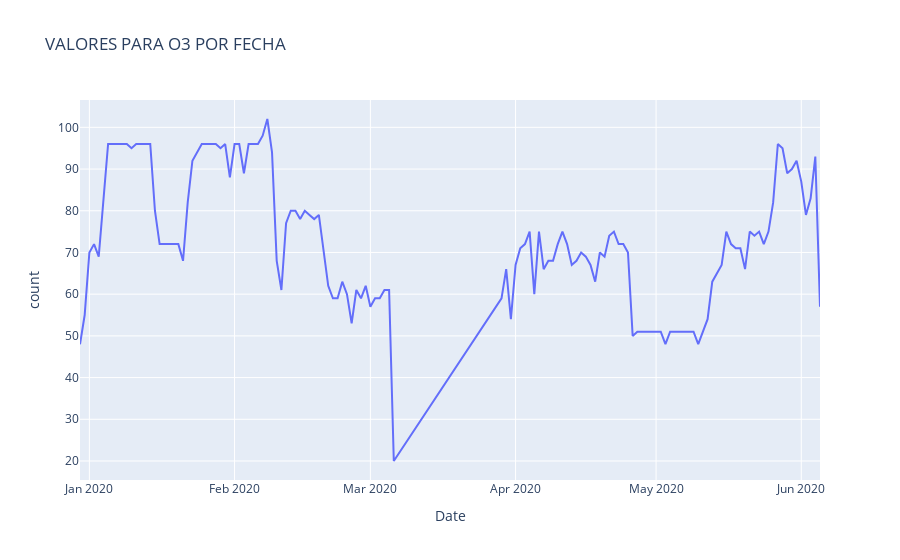

The code cell stored with this chart in its notebook:
### Code cell
fig3 = px.line(PEo3pa,x='Date',y='count',title="VALORES PARA O3 POR FECHA")
fig3.show()

### Figure 1 — Plotly figure (JSON) as saved in the notebook; plotly's stock layout.template omitted (floating-point values rounded to 4 significant figures; data arrays with more than 128 entries replaced by an {"elided": "..."} marker saying what was removed)
{"data": [{"hovertemplate": "Date=%{x}<br>count=%{y}<extra></extra>", "legendgroup": "", "line": {"color": "#636efa", "dash": "solid"}, "mode": "lines", "name": "", "orientation": "v", "showlegend": false, "type": "scatter", "x": {"elided": "137 str values"}, "xaxis": "x", "y": {"elided": "137 int values"}, "yaxis": "y"}], "layout": {"legend": {"tracegroupgap": 0}, "title": {"text": "VALORES PARA O3 POR FECHA"}, "xaxis": {"anchor": "y", "domain": [0, 1], "title": {"text": "Date"}}, "yaxis": {"anchor": "x", "domain": [0, 1], "title": {"text": "count"}}}}
